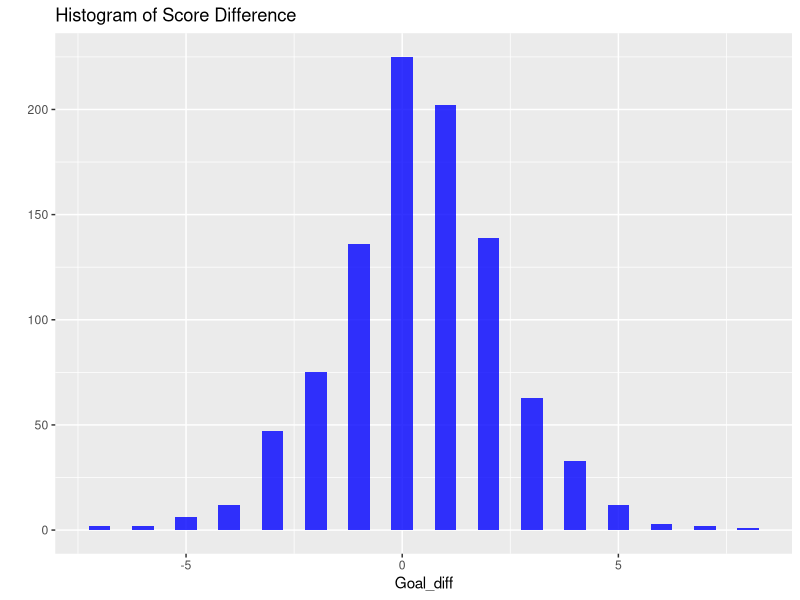
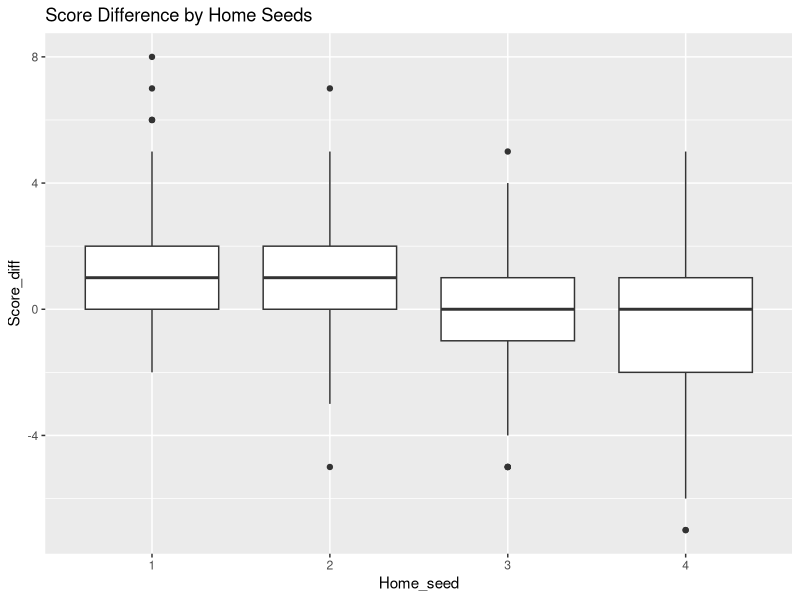
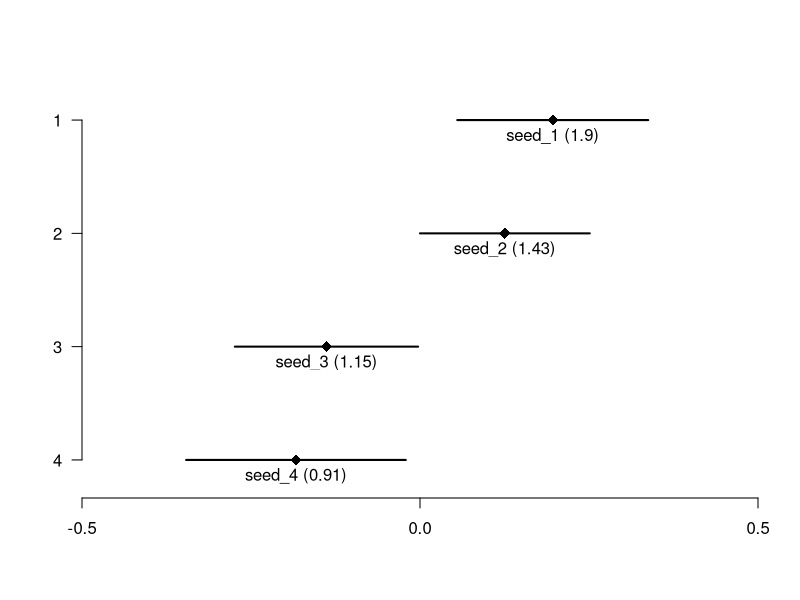
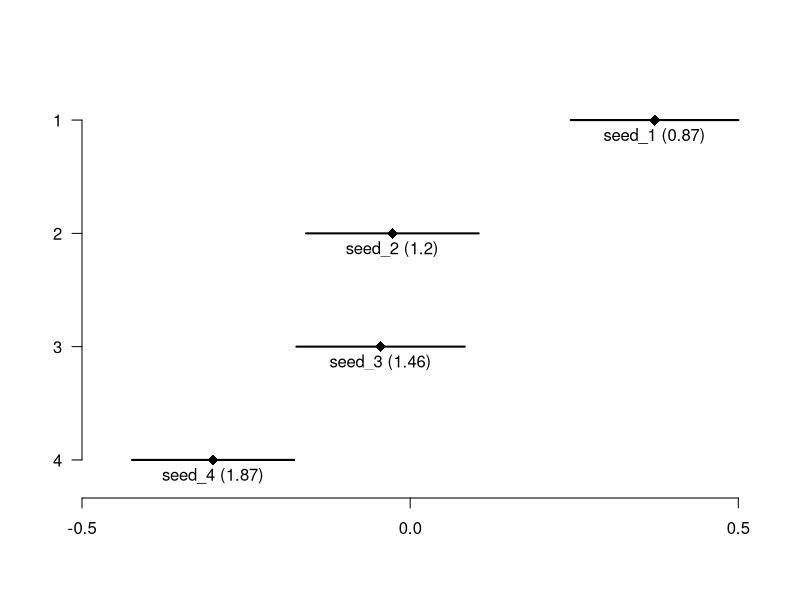
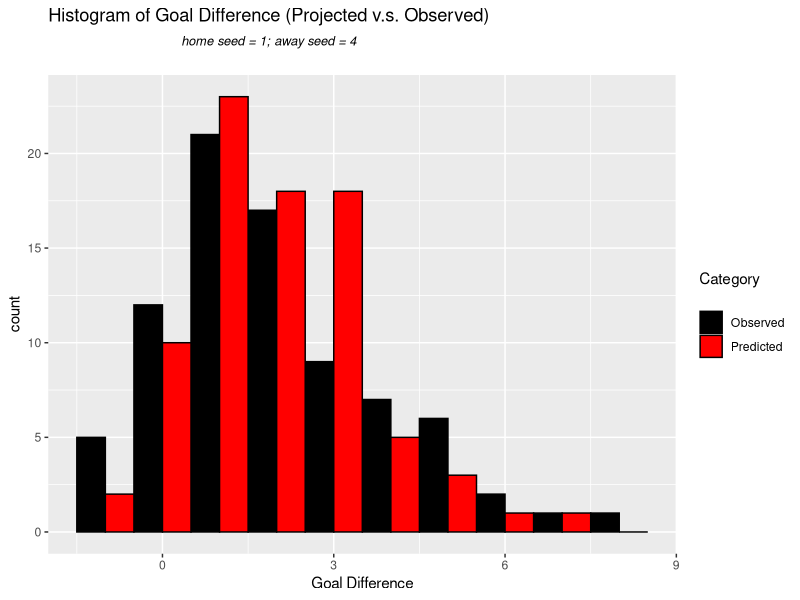
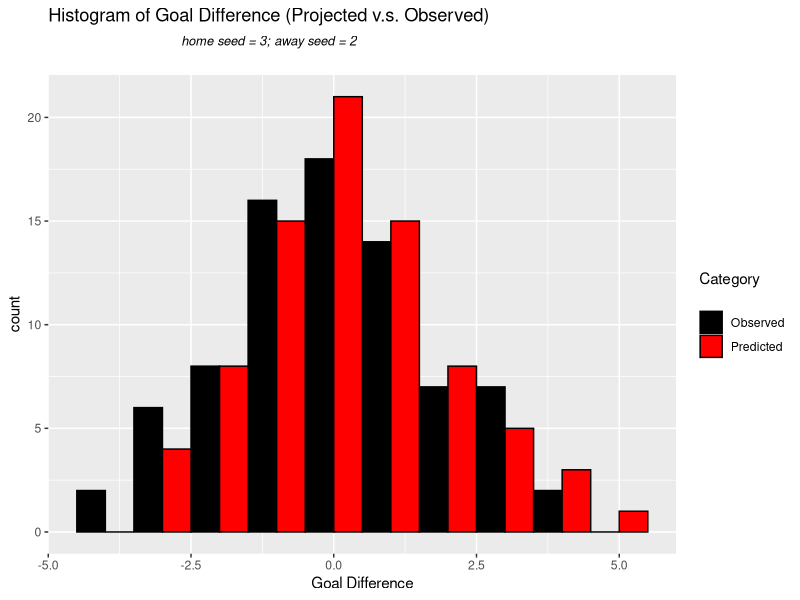

These figures' R source, in order:
############## Data Explorations ##################
library(ggplot2)
### Import data
ECL <- read.csv("raw_ECL.csv", stringsAsFactors=FALSE)
ECL$Score_diff <- ECL$Home_score - ECL$Away_score #Add new column

### Some explorations
# Distribution of score difference
qplot(as.numeric(ECL$Score_diff), geom="histogram", binwidth = 0.5,  
      main = "Histogram of Score Difference", xlab = "Goal_diff",  
      fill=I("blue"),  alpha=I(.8))
mean(ECL$Score_diff)
# Mean = 0.385 >0, AKA "home advantage"

# Distribution of score difference by pairs
tapply(ECL$Score_diff, list(ECL$Home_seed, ECL$Away_seed), mean)

# Distribution of score difference by home seeds
ggplot(ECL, aes(factor(Home_seed), Score_diff)) + geom_boxplot() +
  labs(x="Home_seed", title="Score Difference by Home Seeds")

### Short version of data for optimization
dat <- matrix(unlist(ECL[ ,c(4,6,9)]), ncol=3, byrow=F)

############## Model Building & Inference #################
### Construct likelihood
lik.Skellam <- function(row,params=c(miu,H,A2,A3,A4,D2,D3,D4)){
  miu <- params[1]
  H <- params[2]
  A2 <- params[3]
  A3 <- params[4]
  A4 <- params[5]
  D2 <- params[6]
  D3 <- params[7]
  D4 <- params[8]
  
  A1 <- -(A2+A3+A4)
  D1 <- -(D2+D3+D4)
  z <- row[3]
  
  if (row[1] == 1 & row[2] == 2){
    lambda1 <- exp(miu+H+A1+D2)
    lambda2 <- exp(miu+A2+D1)
  }
  else if (row[1] == 1 & row[2] == 3){
    lambda1 <- exp(miu+H+A1+D3)
    lambda2 <- exp(miu+A3+D1)
  }
  else if (row[1] == 1 & row[2] == 4){
    lambda1 <- exp(miu+H+A1+D4)
    lambda2 <- exp(miu+A4+D1)
  }
  else if (row[1] == 2 & row[2] == 1){
    lambda1 <- exp(miu+H+A2+D1)
    lambda2 <- exp(miu+A1+D2)
  }
  else if (row[1] == 2 & row[2] == 3){
    lambda1 <- exp(miu+H+A2+D3)
    lambda2 <- exp(miu+A3+D2)
  }
  else if (row[1] == 2 & row[2] == 4){
    lambda1 <- exp(miu+H+A2+D4)
    lambda2 <- exp(miu+A4+D2)
  }
  else if (row[1] == 3 & row[2] == 1){
    lambda1 <- exp(miu+H+A3+D1)
    lambda2 <- exp(miu+A1+D3)
  }
  else if (row[1] == 3 & row[2] == 2){
    lambda1 <- exp(miu+H+A3+D2)
    lambda2 <- exp(miu+A2+D3)
  }
  else if (row[1] == 3 & row[2] == 4){
    lambda1 <- exp(miu+H+A3+D4)
    lambda2 <- exp(miu+A4+D3)
  }
  else if (row[1] == 4 & row[2] == 1){
    lambda1 <- exp(miu+H+A4+D1)
    lambda2 <- exp(miu+A1+D4)
  }
  else if (row[1] == 4 & row[2] == 2){
    lambda1 <- exp(miu+H+A4+D2)
    lambda2 <- exp(miu+A2+D4)
  }
  else if (row[1] == 4 & row[2] == 3){
    lambda1 <- exp(miu+H+A4+D3)
    lambda2 <- exp(miu+A3+D4)
  }
  
  bessel <- besselI(2*sqrt(lambda1*lambda2), abs(z))
  return(log(exp(-(lambda1+lambda2)) * (lambda1/lambda2)^(z/2) * bessel))
}

NLL <- function(data,params=c(miu,H,A2,A3,A4,D2,D3,D4)){
  return(-sum(apply(data, 1, lik.Skellam, params=params)))
}

### Optimization with regard to NLL
result <- optim(par=rnorm(8,0,1), fn=NLL, data=dat, method = "BFGS",
               hessian = TRUE , control = list(trace=0))

### Find se and confidence interval for parameters
fisher_info <- solve(result$hessian)
sigma_hat <- sqrt(diag(fisher_info))
upper_par <- result$par + 1.96 * sigma_hat
lower_par <- result$par - 1.96 * sigma_hat

### Visualize attack factors
A2 <- list(value=result$par[3], lower=lower_par[3], upper=upper_par[3])
A3 <- list(value=result$par[4], lower=lower_par[4], upper=upper_par[4])
A4 <- list(value=result$par[5], lower=lower_par[5], upper=upper_par[5])

a1_val <- -(A2$value+A3$value+A4$value)
a1_interval <- c(a1_val-1.96*mean(sigma_hat[3:5]), a1_val+1.96*mean(sigma_hat[3:5]))
A1 <- list(value=a1_val, lower=a1_interval[1], upper=a1_interval[2])

plot.new()
plot.window(xlim = c(-0.5, 0.5), ylim = c(4.2, 0.8), xaxs='i')
# Add x-axis
axis(side = 1, at = c(-0.5, 0, 0.5))
# Add y-axis
axis(side = 2, at = 4:1, las = 2)
# Add confidence intervals
lines(x=c(A1$lower,A1$upper), y=c(1,1), lwd=2)
points(A1$value, 1, pch=18, cex=1.5)
lines(x=c(A2$lower,A2$upper), y=c(2,2), lwd=2)
points(A2$value, 2, pch=18, cex=1.5)
lines(x=c(A3$lower,A3$upper), y=c(3,3), lwd=2)
points(A3$value, 3, pch=18, cex=1.5)
lines(x=c(A4$lower,A4$upper), y=c(4,4), lwd=2)
points(A4$value, 4, pch=18, cex=1.5)
# Add texts
avg_goals <- (tapply(ECL$Home_score, ECL$Home_seed, mean) + tapply(ECL$Away_score, ECL$Away_seed, mean))/2
text(x=c(A1$value, A2$value, A3$value, A4$value), y=1:4, pos=1,
     labels=paste0("seed_",1:4," (",round(avg_goals,2),")"))

### Visualize defense factors
D2 <- list(value=result$par[6], lower=lower_par[6], upper=upper_par[6])
D3 <- list(value=result$par[7], lower=lower_par[7], upper=upper_par[7])
D4 <- list(value=result$par[8], lower=lower_par[8], upper=upper_par[8])

d1_val <- -(D2$value+D3$value+D4$value)
d1_interval <- c(d1_val-1.96*mean(sigma_hat[6:8]), d1_val+1.96*mean(sigma_hat[6:8]))
D1 <- list(value=d1_val, lower=d1_interval[1], upper=d1_interval[2])

plot.new()
plot.window(xlim = c(-0.5, 0.53), ylim = c(4.2, 0.8), xaxs='i')
# Add x-axis
axis(side = 1, at = c(-0.5, 0, 0.5))
# Add y-axis
axis(side = 2, at = 4:1, las = 2)
# Add confidence intervals
lines(x=-c(D1$lower,D1$upper), y=c(1,1), lwd=2)
points(-D1$value, 1, pch=18, cex=1.5)
lines(x=-c(D2$lower,D2$upper), y=c(2,2), lwd=2)
points(-D2$value, 2, pch=18, cex=1.5)
lines(x=-c(D3$lower,D3$upper), y=c(3,3), lwd=2)
points(-D3$value, 3, pch=18, cex=1.5)
lines(x=-c(D4$lower,D4$upper), y=c(4,4), lwd=2)
points(-D4$value, 4, pch=18, cex=1.5)
# Add texts
avg_concede <- (tapply(ECL$Away_score, ECL$Home_seed, mean) + tapply(ECL$Home_score, ECL$Away_seed, mean))/2
text(x=-c(D1$value, D2$value, D3$value, D4$value), y=1:4, pos=1,
     labels=paste0("seed_",1:4," (",round(avg_concede,2),")"))

################## Model Assessment/Application ###################
### Make prediction function
params <- list(miu=result$par[1], H=result$par[2], A1=A1$value, A2=A2$value, 
            A3=A3$value, A4=A4$value, D1=D1$value, D2=D2$value, D3=D3$value,
            D4=D4$value)

makePred <- function(home_seed, away_seed, params.=params){
  lambda1 <- exp(params$miu + params$H + params[[home_seed+2]] + params[[away_seed+6]])
  lambda2 <- exp(params$miu + params[[away_seed+2]] + params[[home_seed+6]])
  
  return(rpois(1, lambda1) - rpois(1, lambda2))
}

### Assess model by simulating 1-4 pairs, comparing to observed results.
score_diff_1_4 <- ECL[ECL$Home_seed == 1 & ECL$Away_seed == 4, "Score_diff"]
pred_1_4 <- replicate(n=length(score_diff_1_4), makePred(1,4))

# Visualize using side-by-side barplot
dat_1_4 <- rbind(data.frame(group=1, obs=score_diff_1_4),
            data.frame(group=2, obs=pred_1_4))

ggplot(dat_1_4, aes(x=obs, fill=factor(group))) +
  geom_histogram(binwidth=1, colour="black", position="dodge") +
  scale_fill_manual("Category\n",labels = c("Observed", "Predicted"), values=c("black","red")) +
  ggtitle(expression(atop("Histogram of Goal Difference (Projected v.s. Observed)", atop(italic("home seed = 1; away seed = 4"), "")))) +
  labs(x="Goal Difference")

### Simulating 3-2 pairs (closest match-up)
score_diff_3_2 <- ECL[ECL$Home_seed == 3 & ECL$Away_seed == 2, "Score_diff"]
pred_3_2 <- replicate(n=length(score_diff_3_2), makePred(3,2))

# Visualize using side-by-side barplot
dat_3_2 <- rbind(data.frame(group=1, obs=score_diff_3_2),
                 data.frame(group=2, obs=pred_3_2))

ggplot(dat_3_2, aes(x=obs, fill=factor(group))) +
  geom_histogram(binwidth=1, colour="black",position="dodge") +
  scale_fill_manual("Category\n",labels = c("Observed", "Predicted"), values=c("black","red")) +
  ggtitle(expression(atop("Histogram of Goal Difference (Projected v.s. Observed)", atop(italic("home seed = 3; away seed = 2"), "")))) +
  labs(x="Goal Difference")

#################### Discuss rules ######################